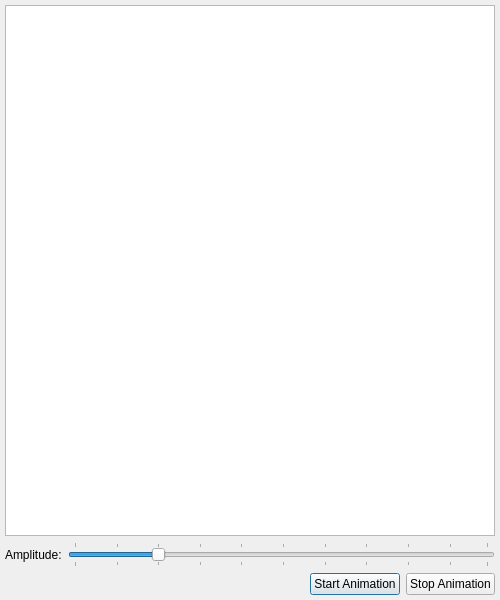
<?xml version="1.0" encoding="UTF-8"?>
<ui version="4.0">
 <class>VibrationDialog</class>
 <widget class="QDialog" name="VibrationDialog">
  <property name="geometry">
   <rect>
    <x>0</x>
    <y>0</y>
    <width>500</width>
    <height>600</height>
   </rect>
  </property>
  <property name="windowTitle">
   <string>Vibrational Modes</string>
  </property>
  <layout class="QVBoxLayout" name="verticalLayout">
   <property name="leftMargin">
    <number>5</number>
   </property>
   <property name="topMargin">
    <number>5</number>
   </property>
   <property name="rightMargin">
    <number>5</number>
   </property>
   <property name="bottomMargin">
    <number>5</number>
   </property>
   <item>
    <widget class="QTableView" name="tableView">
     <property name="editTriggers">
      <set>QAbstractItemView::NoEditTriggers</set>
     </property>
     <property name="showDropIndicator" stdset="0">
      <bool>false</bool>
     </property>
     <property name="dragDropOverwriteMode">
      <bool>false</bool>
     </property>
     <property name="alternatingRowColors">
      <bool>true</bool>
     </property>
     <property name="selectionMode">
      <enum>QAbstractItemView::ContiguousSelection</enum>
     </property>
     <property name="selectionBehavior">
      <enum>QAbstractItemView::SelectRows</enum>
     </property>
    </widget>
   </item>
   <item>
    <layout class="QHBoxLayout" name="horizontalLayout">
     <item>
      <widget class="QLabel" name="label">
       <property name="text">
        <string>Amplitude:</string>
       </property>
      </widget>
     </item>
     <item>
      <widget class="QSlider" name="amplitudeSlider">
       <property name="value">
        <number>20</number>
       </property>
       <property name="orientation">
        <enum>Qt::Horizontal</enum>
       </property>
       <property name="tickPosition">
        <enum>QSlider::TicksBothSides</enum>
       </property>
       <property name="tickInterval">
        <number>10</number>
       </property>
      </widget>
     </item>
    </layout>
   </item>
   <item>
    <layout class="QHBoxLayout" name="horizontalLayout_2">
     <item>
      <spacer name="horizontalSpacer">
       <property name="orientation">
        <enum>Qt::Horizontal</enum>
       </property>
       <property name="sizeHint" stdset="0">
        <size>
         <width>40</width>
         <height>20</height>
        </size>
       </property>
      </spacer>
     </item>
     <item>
      <widget class="QPushButton" name="startButton">
       <property name="text">
        <string>Start Animation</string>
       </property>
      </widget>
     </item>
     <item>
      <widget class="QPushButton" name="stopButton">
       <property name="text">
        <string>Stop Animation</string>
       </property>
      </widget>
     </item>
    </layout>
   </item>
  </layout>
 </widget>
 <resources/>
 <connections/>
</ui>
